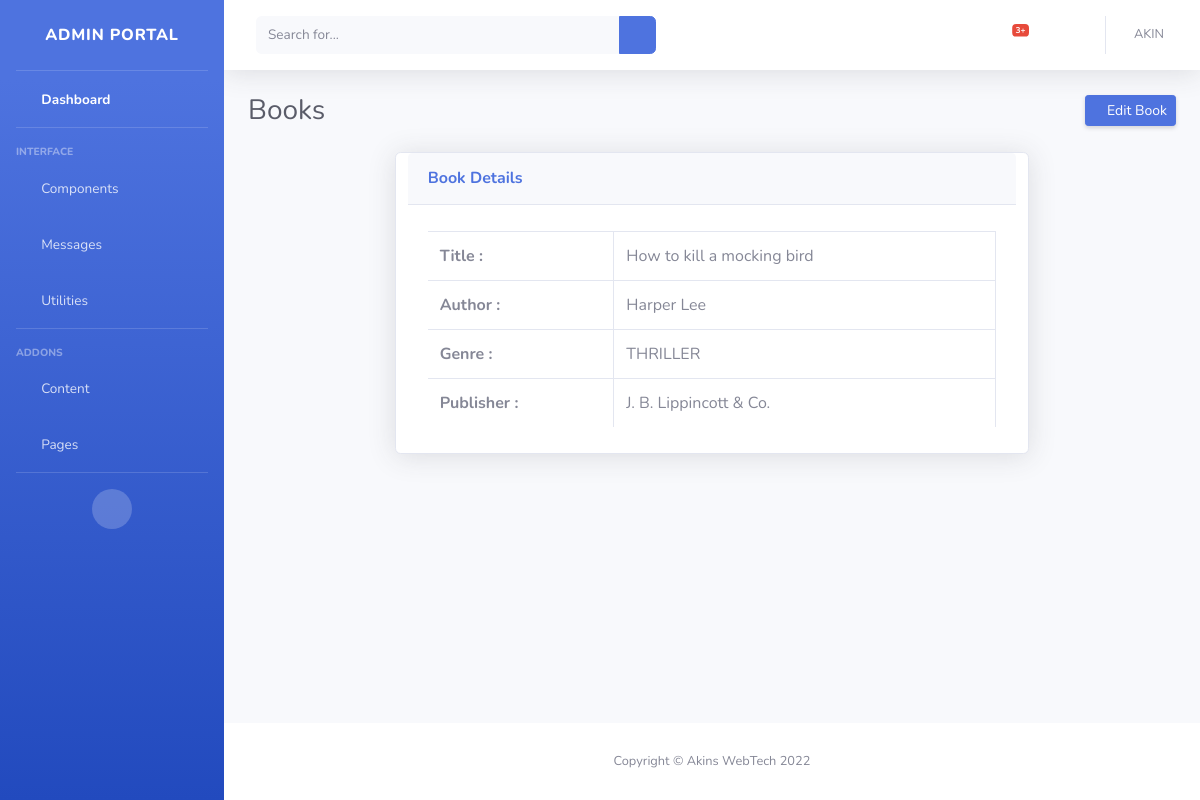
The page /admins/books/How to kill a mocking bird (signed in) on the database its author committed.
### core/models.py (models this page shows, shortened)
class Book(models.Model):
	GENRE = (
		('MYSTERY','MYSTERY'),
		('THRILLER','THRILLER'),
		('HORROR','HORROR'),
		('ROMANCE','ROMANCE'),
		('FANTASY','FANTASY'),
		('SCI-FI','SCIENCE FICTION'),
		('CRIME','CRIME'),
		('DRAMA','DRAMA')
		)
	title = models.CharField(max_length=80,primary_key=True)
	description = models.CharField(max_length=15,null=True)
	cover = models.ImageField()
	author = models.ManyToManyField('Author')
	genre = models.CharField(max_length=15,choices=GENRE)
	publisher = models.ForeignKey(Publisher,on_delete=models.CASCADE)
	year_published = models.DateField()
	size = models.IntegerField(null=True,blank=True)

class Author(models.Model):
	firstname = models.CharField(max_length=50,primary_key=True)
	lastname = models.CharField(max_length=50)
	date_of_birth = models.DateField()
	def __str__(self):
		return self.firstname +' '+ self.lastname

class  Publisher(models.Model):
	name = models.CharField(max_length=80,primary_key=True)
	reg_no = models.CharField(max_length=50)
	def __str__(self):
		return self.name

### core/views.py (the view)
# urls.py: url(r'^admins/books/(?P<pk>[-\w.@+*$& -]+)/?$',views.BookDetails.as_view(),name='book_detail'),
class BookDetails(ViewDetail):
	title = 'book'
	model = Book

### core/context_processors.py (called while the page is built)
def all_messages(request):
	query = Message.objects.all()
	return {'all_messages':query,}

def new_messages(request):
	query = Message.objects.filter(read=False)
	count = query.count()
	return {'new_messages':query,'new_messages_count':count}

def latest_books(request):
	latest_books = Book.objects.all()
	return {'latest_books':latest_books}

### core/views.py (called while the page is built)
	def get_context_data(self,*args,**kwargs):
		context =  super().get_context_data(**kwargs)
		if self.title == 'author':
			author = get_object_or_404(Author,pk=self.kwargs['pk'])
			books = Book.objects.filter(author=author)
			context['books_len'] = len(books)
			context['books'] = books
			context['title'] = self.title
		elif self.title == 'publisher':
			publisher = get_object_or_404(Publisher,pk=self.kwargs['pk'])
			books = Book.objects.filter(publisher=publisher)
			context['books_len'] = len(books)
			context['books'] = books
			context['title'] = self.title
		else:
			context['title'] = self.title
		return context

### core/templates/admins/view_detail.html (shortened to what this page needs)
{% extends 'admins/base_admin.html' %}
{% load static %}
{% load book_count %}
{% block style %}
<link rel="stylesheet" href="{% static 'core/css/dataTables.bootstrap4.min.css' %}">
{% endblock style %}
{% block content %}
{% if title == 'author' %}
<div class="d-sm-flex align-items-center justify-content-between mb-4">
    <h1 class="h3 mb-0 text-gray-800">Authors</h1>
    <a href="{% url 'edit-author' author.pk %}" class="d-none d-sm-inline-block btn btn-sm btn-primary shadow-sm"><i
       class="fas fa-upload fa-sm text-white-50"></i> Edit Author</a>
</div>
<div class="row">
    <div class="card shadow mb-4 col-md-8">
        <div class="card-header py-3">
            <h6 class="m-0 font-weight-bold text-primary"> Details About This Author</h6>
        </div>
        <div class="card-body">
            <div class="table-responsive">
                <table class="table table-bordered" id="dataTable" width="100%" cellspacing="0">
                    <tbody>
                        <tr>
                            <td><b>Firstname :</b></td>
                            <td> {{ author.firstname }} </td>
                        </tr>
                        <tr>
                            <td><b>Lastname :</b></td>
                            <td> {{ author.lastname }} </td>
                        </tr>
                        <tr>
                            <td><b>Total Books :</b></td>
                            <td> {{ author|get_book }} </td>
                        </tr>
                        <!-- <tr>
                            <td><b>Lastname :</b></td>
                            <td> {{ author.lastname }} </td>
                        </tr> -->
                    </tbody>
                </table>
            </div>
        </div>
    </div>
</div>
{% elif title == 'book' %}
<div class="d-sm-flex align-items-center justify-content-between mb-4">
    <h1 class="h3 mb-0 text-gray-800">Books</h1>
    <a href="{% url 'edit-book' book.pk %}" class="d-none d-sm-inline-block btn btn-sm btn-primary shadow-sm"><i
       class="fas fa-upload fa-sm text-white-50"></i> Edit Book</a>
</div>
<div class="row">
    <div class="card shadow mb-4 col-md-8 offset-md-2">
        <div class="card-header py-3">
            <h6 class="m-0 font-weight-bold text-primary">Book Details</h6>
        </div>
        <div class="card-body">
            <div class="table-responsive">
                <table class="table table-bordered" id="dataTable" width="100%" cellspacing="0">
                    <tbody>
                        <tr>
                            <td><b>Title :</b></td>
                            <td> {{ book.title }} </td>
                        </tr>
                        <tr>
                            <td><b>Author :</b></td>
                            <td> {% for author in book.author.all %} {{ author}} {% endfor %}</td>
                        </tr>
                        <tr>
                            <td><b>Genre :</b></td>
                            <td> {{ book.genre }} </td>
                        </tr>
                        <tr>
                            <td><b>Publisher :</b></td>
                            <td> {{ book.publisher }} </td>
                        </tr>
                    </tbody>
                </table>
            </div>
        </div>
    </div>
</div>
{% endif %}
{% endblock %}

### core/templates/admins/topbar.html (shortened to what this page needs)
                <nav class="navbar navbar-expand navbar-light bg-white topbar mb-4 static-top shadow">
                    <form
                        class="d-none d-sm-inline-block form-inline mr-auto ml-md-3 my-2 my-md-0 mw-100 navbar-search">
                        <div class="input-group">
                            <input type="text" class="form-control bg-light border-0 small" placeholder="Search for..."
                                aria-label="Search" aria-describedby="basic-addon2">
                            <div class="input-group-append">
                                <button class="btn btn-primary" type="button">
                                    <i class="fas fa-search fa-sm"></i>
                                </button>
                            </div>
                        </div>
                    </form>
                    <ul class="navbar-nav ml-auto">
                        <li class="nav-item dropdown no-arrow mx-1">
                            <a class="nav-link dropdown-toggle" href="#" id="alertsDropdown" role="button"
                                data-toggle="dropdown" aria-haspopup="true" aria-expanded="false">
                                <i class="fas fa-bell fa-fw"></i>
                                <span class="badge badge-danger badge-counter">3+</span>
                            </a>
                        </li>
                        <li class="nav-item dropdown no-arrow mx-1">
                            <a class="nav-link dropdown-toggle" href="#" id="messagesDropdown" role="button"
                                data-toggle="dropdown" aria-haspopup="true" aria-expanded="false">
                                <i class="fas fa-envelope fa-fw"></i>
                            </a>
                        </li>
                        <li class="nav-item dropdown no-arrow">
                            <a class="nav-link dropdown-toggle" href="#" id="userDropdown" role="button"
                                data-toggle="dropdown" aria-haspopup="true" aria-expanded="false">
                                <span class="mr-2 d-none d-lg-inline text-gray-600 small">{{ request.user.username|upper }}</span>
                            </a>
                        </li>
                    </ul>
                </nav>

### rows shown on the page
Book: title "How to kill a mocking bird", genre "THRILLER", publisher "J. B. Lippincott & Co."
Author: firstname+lastname "Harper Lee"

### other values the page prints
{{ request.user.username|upper }} "AKIN"
